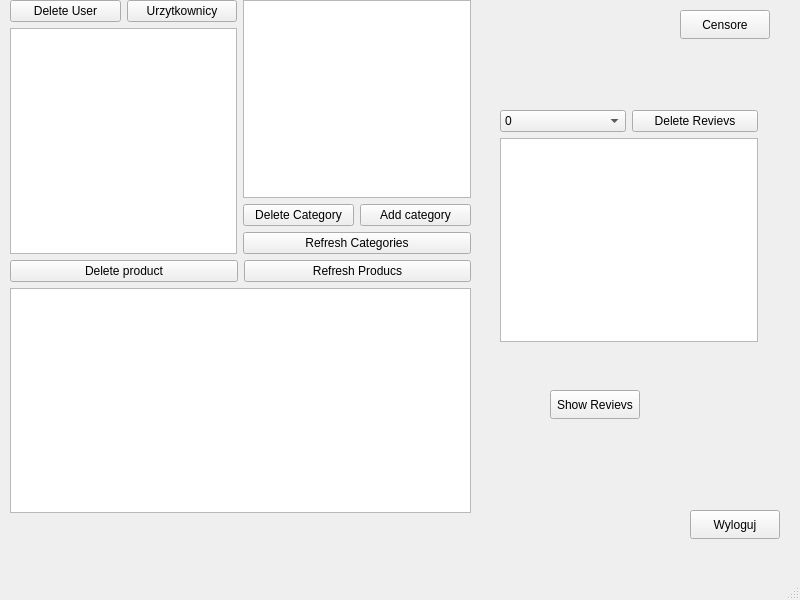
<?xml version="1.0" encoding="UTF-8"?>
<ui version="4.0">
 <class>AdminWindow</class>
 <widget class="QMainWindow" name="AdminWindow">
  <property name="geometry">
   <rect>
    <x>0</x>
    <y>0</y>
    <width>800</width>
    <height>600</height>
   </rect>
  </property>
  <property name="windowTitle">
   <string>MainWindow</string>
  </property>
  <widget class="QWidget" name="centralwidget">
   <widget class="QPushButton" name="logoutButton">
    <property name="geometry">
     <rect>
      <x>690</x>
      <y>510</y>
      <width>90</width>
      <height>29</height>
     </rect>
    </property>
    <property name="text">
     <string>Wyloguj</string>
    </property>
   </widget>
   <widget class="QPushButton" name="removeReviewButton">
    <property name="geometry">
     <rect>
      <x>680</x>
      <y>10</y>
      <width>90</width>
      <height>29</height>
     </rect>
    </property>
    <property name="text">
     <string>Censore</string>
    </property>
   </widget>
   <widget class="QPushButton" name="buttonViewReviews">
    <property name="geometry">
     <rect>
      <x>550</x>
      <y>390</y>
      <width>90</width>
      <height>29</height>
     </rect>
    </property>
    <property name="text">
     <string>Show Revievs</string>
    </property>
   </widget>
   <widget class="QWidget" name="">
    <property name="geometry">
     <rect>
      <x>10</x>
      <y>0</y>
      <width>461</width>
      <height>513</height>
     </rect>
    </property>
    <layout class="QVBoxLayout" name="verticalLayout_5">
     <item>
      <layout class="QHBoxLayout" name="horizontalLayout_4">
       <item>
        <layout class="QVBoxLayout" name="verticalLayout_2">
         <item>
          <layout class="QHBoxLayout" name="horizontalLayout_2">
           <item>
            <widget class="QPushButton" name="deleteUserButton">
             <property name="text">
              <string>Delete User</string>
             </property>
            </widget>
           </item>
           <item>
            <widget class="QPushButton" name="viewUsersButton">
             <property name="text">
              <string>Urzytkownicy</string>
             </property>
            </widget>
           </item>
          </layout>
         </item>
         <item>
          <widget class="QListWidget" name="listWidgetUsers"/>
         </item>
        </layout>
       </item>
       <item>
        <layout class="QVBoxLayout" name="verticalLayout_4">
         <item>
          <widget class="QListWidget" name="listWidgetCategories"/>
         </item>
         <item>
          <layout class="QVBoxLayout" name="verticalLayout_3">
           <item>
            <layout class="QHBoxLayout" name="horizontalLayout_3">
             <item>
              <widget class="QPushButton" name="deleteCategoryButton">
               <property name="text">
                <string>Delete Category</string>
               </property>
              </widget>
             </item>
             <item>
              <widget class="QPushButton" name="addCategoryButton">
               <property name="text">
                <string>Add category</string>
               </property>
              </widget>
             </item>
            </layout>
           </item>
           <item>
            <widget class="QPushButton" name="viewCategoriesButton">
             <property name="text">
              <string>Refresh Categories</string>
             </property>
            </widget>
           </item>
          </layout>
         </item>
        </layout>
       </item>
      </layout>
     </item>
     <item>
      <layout class="QVBoxLayout" name="verticalLayout">
       <item>
        <layout class="QHBoxLayout" name="horizontalLayout">
         <item>
          <widget class="QPushButton" name="deleteProductButton">
           <property name="text">
            <string>Delete product</string>
           </property>
          </widget>
         </item>
         <item>
          <widget class="QPushButton" name="viewProductsButton">
           <property name="text">
            <string>Refresh Producs</string>
           </property>
          </widget>
         </item>
        </layout>
       </item>
       <item>
        <widget class="QListWidget" name="listWidgetProducts"/>
       </item>
      </layout>
     </item>
    </layout>
   </widget>
   <widget class="QWidget" name="">
    <property name="geometry">
     <rect>
      <x>500</x>
      <y>110</y>
      <width>258</width>
      <height>232</height>
     </rect>
    </property>
    <layout class="QVBoxLayout" name="verticalLayout_6">
     <item>
      <layout class="QHBoxLayout" name="horizontalLayout_5">
       <item>
        <widget class="QComboBox" name="comboBoxRatingFilter">
         <property name="currentIndex">
          <number>0</number>
         </property>
         <property name="maxVisibleItems">
          <number>5</number>
         </property>
         <item>
          <property name="text">
           <string>0</string>
          </property>
         </item>
         <item>
          <property name="text">
           <string>1</string>
          </property>
         </item>
         <item>
          <property name="text">
           <string>2</string>
          </property>
         </item>
         <item>
          <property name="text">
           <string>3</string>
          </property>
         </item>
         <item>
          <property name="text">
           <string>4</string>
          </property>
         </item>
         <item>
          <property name="text">
           <string>5</string>
          </property>
         </item>
        </widget>
       </item>
       <item>
        <widget class="QPushButton" name="buttonDeleteReview">
         <property name="text">
          <string>Delete Revievs</string>
         </property>
        </widget>
       </item>
      </layout>
     </item>
     <item>
      <widget class="QListWidget" name="listWidgetReviews"/>
     </item>
    </layout>
   </widget>
  </widget>
  <widget class="QMenuBar" name="menubar">
   <property name="geometry">
    <rect>
     <x>0</x>
     <y>0</y>
     <width>800</width>
     <height>25</height>
    </rect>
   </property>
  </widget>
  <widget class="QStatusBar" name="statusbar"/>
 </widget>
 <resources/>
 <connections/>
</ui>
